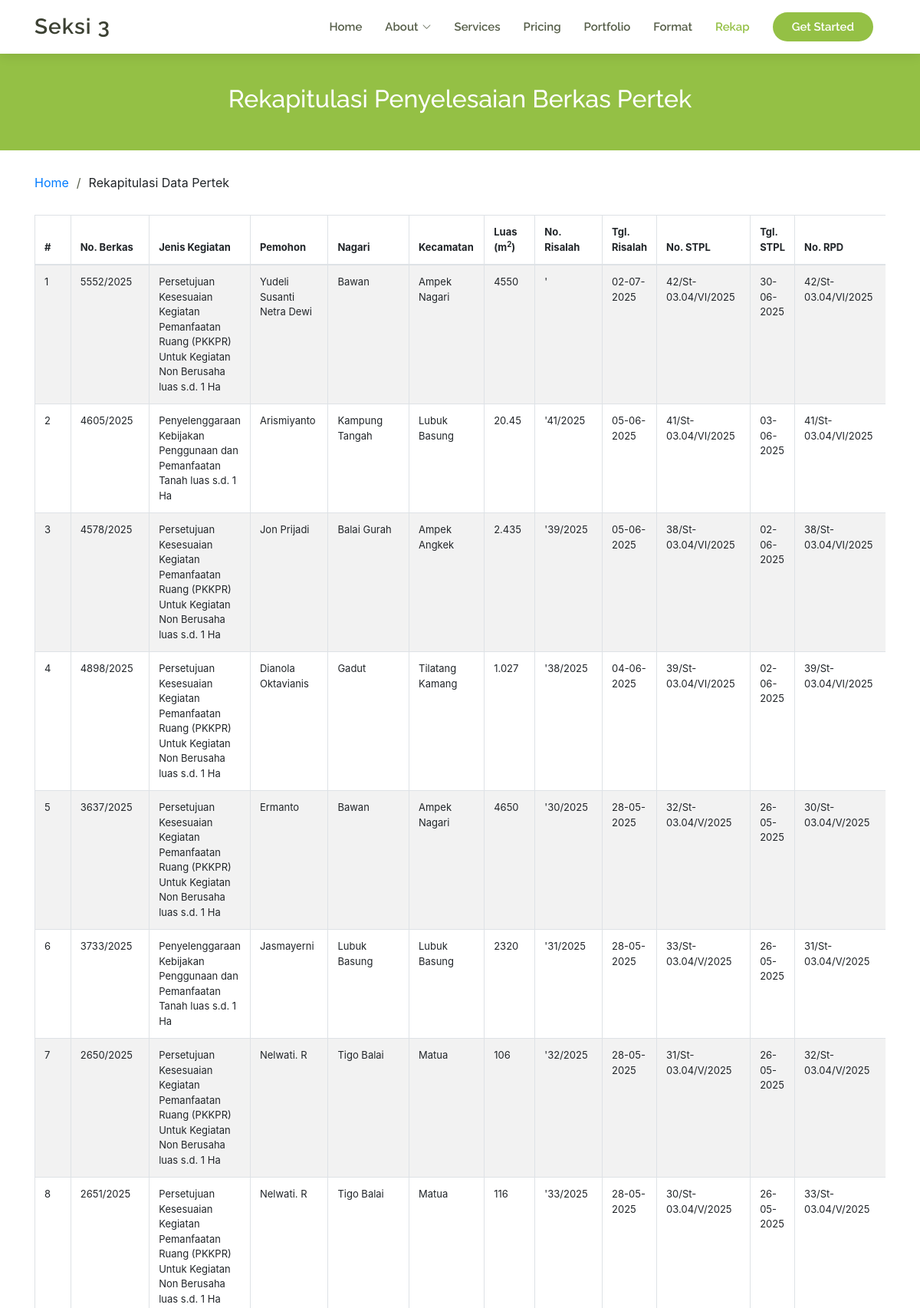
Page /app/pertek/rekap.php (signed in, upper part) on the committed database.
### tables this page shows
CREATE TABLE `berkas_pertek` (
  `id` int(11) NOT NULL,
  `waktu_entri` timestamp NOT NULL DEFAULT current_timestamp() ON UPDATE current_timestamp(),
  `no_berkas` int(11) DEFAULT NULL,
  `tahun` int(11) DEFAULT NULL,
  `akun_id` int(11) DEFAULT NULL,
  `id_format` int(11) DEFAULT NULL,
  `nama_pemohon` varchar(200) DEFAULT NULL,
  `jenis_pertek` varchar(200) DEFAULT NULL,
  `nik` varchar(20) DEFAULT NULL,
  `alamat` varchar(250) DEFAULT NULL,
  `bertindak_atas_nama` varchar(200) DEFAULT NULL,
  `luas` float DEFAULT NULL,
  `alamat_lokasi` varchar(250) DEFAULT NULL,
  `desa_nagari` varchar(200) DEFAULT NULL,
  `kecamatan` varchar(200) DEFAULT NULL,
  `nib` varchar(20) DEFAULT NULL,
  `kbli` varchar(250) DEFAULT NULL,
  `tanggal_permohonan` date DEFAULT NULL,
  `kwtansi_di_206` varchar(15) DEFAULT NULL,
  `tanggal_rapat_persiapan` date DEFAULT NULL,
  `jam_rapat_persiapan` varchar(10) DEFAULT NULL,
  `no_stpl` varchar(100) DEFAULT NULL,
  `tanggal_stpl` date DEFAULT NULL,
  `tanggal_peninjauan` date DEFAULT NULL,
  `sampai_peninjauan` date DEFAULT NULL,
  `no_ba_lapang` varchar(100) DEFAULT NULL,
  `tanggal_ba_lapang` date DEFAULT NULL,
  `koordinat_lokasi` text DEFAULT NULL,
  `kawasan_rtrw` text DEFAULT NULL,
  `penggunaan_tanah` varchar(100) DEFAULT NULL,
  `utara` varchar(100) DEFAULT NULL,
  `barat` varchar(100) DEFAULT NULL,
  `timur` varchar(100) DEFAULT NULL,
  `selatan` varchar(100) DEFAULT NULL,
  `lereng` varchar(100) DEFAULT NULL,
  `tekstur` varchar(100) DEFAULT NULL,
  `kedalaman_efektif` varchar(100) DEFAULT NULL,
  `drainase` varchar(100) DEFAULT NULL,
  `erosi` varchar(100) DEFAULT NULL,
  `faktor_pembatas` varchar(100) DEFAULT NULL,
  `ketinggian` varchar(100) DEFAULT NULL,
  `mata_air` varchar(100) DEFAULT NULL,
  `keberadaan_tanah_timbul` varchar(100) DEFAULT NULL,
  `pancang_diatas_air` varchar(100) DEFAULT NULL,
  `terletak_dipulau_kecil` varchar(100) DEFAULT NULL,
  `nama_pulau` varchar(100) DEFAULT NULL,
  `luas_pulau` varchar(100) DEFAULT NULL,
  `kekerasan_tanah_timbul` varchar(100) DEFAULT NULL,
  `intrusi_air_laut` varchar(100) DEFAULT NULL,
  `jenis_tanah_timbul` varchar(100) DEFAULT NULL,
  `pola_pasang_surut` varchar(100) DEFAULT NULL,
  `arus_gel_laut` varchar(100) DEFAULT NULL,
  `keberadaan_mangrove_dll` varchar(100) DEFAULT NULL,
  `kestabilan_tanah_timbul` text DEFAULT NULL,
  `jumlah_penduduk` varchar(20) DEFAULT NULL,
  `kepadatan_penduduk` varchar(20) DEFAULT NULL,
  `rerata_kepemilikan_tanah` varchar(20) DEFAULT NULL,
  `kepadatan_agraris` varchar(100) DEFAULT NULL,
  `mayoritas_mata_pencaharian` varchar(100) DEFAULT NULL,
  `jaringan_jalan` varchar(20) DEFAULT NULL,
  `jaringan_listrik` varchar(20) DEFAULT NULL,
  `air_minum` varchar(20) DEFAULT NULL,
  `saluran_drainase` varchar(20) DEFAULT NULL,
  `pipa_minyak` varchar(20) DEFAULT NULL,
  `gas` varchar(20) DEFAULT NULL,
  `longsor` varchar(20) DEFAULT NULL,
  `banjir_rob` varchar(20) DEFAULT NULL,
  `banjir` varchar(20) DEFAULT NULL,
  `bencana_lainnya` text DEFAULT NULL,
  `keterangan_lain_lokasi` text DEFAULT NULL,
  `penggunaan_tanah_sekitar` varchar(250) DEFAULT NULL,
  `penguasaan_tanah_sekitar` text DEFAULT NULL,
  `jarak_jalan_penghubung` varchar(50) DEFAULT NULL,
  `jarak_jalan_arteri` varchar(50) DEFAULT NULL,
  `infrastruktur_berkaitan` text DEFAULT NULL,
  `jaringan_lainnya` text DEFAULT NULL,
  `keterangan_lain_sekitar` text DEFAULT NULL,
  `rencana_penggunaan_tanah` varchar(250) DEFAULT NULL,
  `no_st_pengolahan_data` varchar(50) DEFAULT NULL,
  `tanggal_st_pengolahan_data` date DEFAULT NULL,
  `no_ba_pengolahan_data` varchar(50) DEFAULT NULL,
  `tanggal_ba_pengolahan_data` date DEFAULT NULL,
  `penguasaan_tanah` text DEFAULT NULL,
  `indikasi_skp` varchar(250) DEFAULT NULL,
  `keserasian` varchar(250) DEFAULT NULL,
  `pencemaran_air_udara` varchar(250) DEFAULT NULL,
  `kebisingan` varchar(250) DEFAULT NULL,
  `kemacetan_lalin` varchar(250) DEFAULT NULL,
  `keamanan_tertib` varchar(250) DEFAULT NULL,
  `dampak_lainnya` varchar(250) DEFAULT NULL,
  `luas_sesuai` varchar(50) DEFAULT NULL,
  `uraian_sesuai` text DEFAULT NULL,
  `luas_bersyarat` varchar(50) DEFAULT NULL,
  `alasan_bersyarat` text DEFAULT NULL,
  `luas_tidak_sesuai` varchar(50) DEFAULT NULL,
  `alasan_tidak_sesuai` text DEFAULT NULL,
  `kesesuaian_karakteristik_tanah` text DEFAULT NULL,
  `no_ba_rapat_pembahasan` varchar(100) DEFAULT NULL,
  `tanggal_rapat_pembahasan` date DEFAULT NULL,
  `no_risalah` varchar(50) DEFAULT NULL,
  `tanggal_risalah` date DEFAULT NULL,
  `no_surat_pertek` varchar(50) DEFAULT NULL,
  `tanggal_surat_pertek` date DEFAULT NULL
);

### app/pertek/rekap.php (the view, shortened to what this page needs)
<!DOCTYPE html>
<html lang="en">
<head>
  <?php include 'inc/head.php';?>
</head>
<body>
  <?php include 'inc/header.php';?>
  <main id="main">
    <section id="breadcrumbs" class="breadcrumbs">
      <div class="breadcrumb-hero">
        <div class="container">
          <div class="breadcrumb-hero">
            <h2>Rekapitulasi Penyelesaian Berkas Pertek</h2>
          </div>
        </div>
      </div>
      <div class="container">
        <ol>
          <li><a href="index.php">Home</a></li>
          <li>Rekapitulasi Data Pertek</li>
        </ol>
      </div>
    </section>
    <section id="contact" class="contact">
      <div class="container">
          <div class="table-responsive">
            <table class="table table-bordered table-striped table-hover" style="font-size: small;">
              <thead>
                <tr>
                  <th scope="col">#</th>
                  <th scope="col">No. Berkas</th>
                  <th scope="col">Jenis Kegiatan</th>
                  <th scope="col">Pemohon</th>
                  <th scope="col">Nagari</th>
                  <th scope="col">Kecamatan</th>
                  <th scope="col">Luas (m<sup>2</sup>)</th>
                  <th scope="col">No. Risalah</th>
                  <th scope="col">Tgl. Risalah</th>
                  <th scope="col">No. STPL</th>
                  <th scope="col">Tgl. STPL</th>
                  <th scope="col">No. RPD</th>
                </tr>
              </thead>
              <tbody>
                <?php
                $batas = 100;
                $halaman = isset($_GET['halaman']) ? (int)$_GET['halaman'] : 1;
                $halaman_awal = ($halaman > 1) ? ($halaman * $batas) - $batas : 0;
                $akun_id=$_SESSION['user_id'];
                $query = "SELECT id, no_berkas, jenis_pertek, nama_pemohon, desa_nagari, kecamatan, tahun, luas, no_risalah, tanggal_risalah, no_stpl, tanggal_stpl, no_st_pengolahan_data, tanggal_st_pengolahan_data
                          FROM berkas_pertek
                          WHERE akun_id = ?
                          ORDER BY tanggal_risalah DESC limit ?, ?";
                $sql = $koneksi->prepare($query);
                $sql->bind_param("sss", $akun_id, $halaman_awal, $batas);
                $sql->execute();
                $data = $sql->get_result();
                $no = $halaman_awal + 1;
                if ($data->num_rows > 0) {
                  while ($row = $data->fetch_assoc()) {
                    $luas = $row['luas'];
                    $luasan = "";
                    if ($luas > 10000) {
                      $luasan = " luas lebih dari 1 hektar";
                    }
                    else {
                      $luasan = " luas s.d. 1 Ha";
                    }
                ?>
                    <tr>
                      <td><?php echo $no++; ?></td>
                      <td><?php echo $row['no_berkas'] . "/" . $row['tahun']; ?></td>
                      <td><?php echo $row['jenis_pertek'].$luasan ?></td>
                      <td><?php echo $row['nama_pemohon'] ?></td>
                      <td><?php echo $row['desa_nagari'] ?></td>
                      <td><?php echo $row['kecamatan']; ?></td>
                      <td><?php echo $luas ?></td>
                      <td>'<?php echo $row['no_risalah'] ?></td>
                      <?php $tgl=strtotime($row['tanggal_risalah']); ?>
                      <td><?php echo date('d-m-Y', $tgl) ?></td>
                      <td><?php echo $row['no_stpl'] ?></td>
                      <?php $tgl=strtotime($row['tanggal_stpl']); ?>
                      <td><?php echo date('d-m-Y', $tgl) ?></td>
                      <td><?php echo $row['no_st_pengolahan_data'] ?></td>
                    </tr>
                  <?php }
                } else { ?>
                  <tr>
                    <td colspan='5'>Tidak ada data ditemukan</td>
                  </tr>
                <?php } ?>
              </tbody>
            </table>
      </div>
    </section>
  </main>
</body>
</html>

### app/pertek/assets/css/style.css (style rules this page uses)
body { font-family: "Open Sans", sans-serif; color: #444444; }
a { color: #94c045; text-decoration: none; }
h1, h2, h3, h4, h5, h6 { font-family: "Raleway", sans-serif; }
#main { margin-top: 70px; z-index: 3; position: relative; }
section { padding-bottom: 60px; overflow: hidden; }
.breadcrumbs { padding: 0; }
.breadcrumbs .breadcrumb-hero { text-align: center; background: #94c045; padding: 20px 0; color: #fff; }
.breadcrumbs .breadcrumb-hero h2 { font-size: 32px; font-weight: 500; }
.breadcrumbs ol { display: flex; flex-wrap: wrap; list-style: none; padding: 0; margin: 30px 0; }
.breadcrumbs ol li+li { padding-left: 10px; }
.breadcrumbs ol li+li::before { display: inline-block; padding-right: 10px; color: #565e49; content: "/"; }

### rows in the picture
berkas_pertek: no_berkas "5552", tahun "2025", jenis_pertek "Persetujuan Kesesuaian Kegiatan Pemanfaatan Ruang (PKKPR) Untuk Kegiatan Non Berusaha", luas "luas s.d. 1 Ha", nama_pemohon "Yudeli Susanti Netra Dewi", desa_nagari "Bawan", kecamatan "Ampek Nagari", luas "4550", tanggal_risalah "02-07-2025", no_stpl "42/St-03.04/VI/2025", tanggal_stpl "30-06-2025", no_st_pengolahan_data "42/St-03.04/VI/2025"
berkas_pertek: no_berkas "4605", tahun "2025", jenis_pertek "Penyelenggaraan Kebijakan Penggunaan dan Pemanfaatan Tanah", luas "luas s.d. 1 Ha", nama_pemohon "Arismiyanto", desa_nagari "Kampung Tangah", kecamatan "Lubuk Basung", luas "20.45", no_risalah "41/2025", tanggal_risalah "05-06-2025", no_stpl "41/St-03.04/VI/2025", tanggal_stpl "03-06-2025", no_st_pengolahan_data "41/St-03.04/VI/2025"
berkas_pertek: no_berkas "4578", tahun "2025", jenis_pertek "Persetujuan Kesesuaian Kegiatan Pemanfaatan Ruang (PKKPR) Untuk Kegiatan Non Berusaha", luas "luas s.d. 1 Ha", nama_pemohon "Jon Prijadi", desa_nagari "Balai Gurah", kecamatan "Ampek Angkek", luas "2.435", no_risalah "39/2025", tanggal_risalah "05-06-2025", no_stpl "38/St-03.04/VI/2025", tanggal_stpl "02-06-2025", no_st_pengolahan_data "38/St-03.04/VI/2025"
berkas_pertek: no_berkas "4898", tahun "2025", jenis_pertek "Persetujuan Kesesuaian Kegiatan Pemanfaatan Ruang (PKKPR) Untuk Kegiatan Non Berusaha", luas "luas s.d. 1 Ha", nama_pemohon "Dianola Oktavianis", desa_nagari "Gadut", kecamatan "Tilatang Kamang", luas "1.027", no_risalah "38/2025", tanggal_risalah "04-06-2025", no_stpl "39/St-03.04/VI/2025", tanggal_stpl "02-06-2025", no_st_pengolahan_data "39/St-03.04/VI/2025"
berkas_pertek: no_berkas "3637", tahun "2025", jenis_pertek "Persetujuan Kesesuaian Kegiatan Pemanfaatan Ruang (PKKPR) Untuk Kegiatan Non Berusaha", luas "luas s.d. 1 Ha", nama_pemohon "Ermanto", desa_nagari "Bawan", kecamatan "Ampek Nagari", luas "4650", no_risalah "30/2025", tanggal_risalah "28-05-2025", no_stpl "32/St-03.04/V/2025", tanggal_stpl "26-05-2025", no_st_pengolahan_data "30/St-03.04/V/2025"
berkas_pertek: no_berkas "3733", tahun "2025", jenis_pertek "Penyelenggaraan Kebijakan Penggunaan dan Pemanfaatan Tanah", luas "luas s.d. 1 Ha", nama_pemohon "Jasmayerni", desa_nagari "Lubuk Basung", kecamatan "Lubuk Basung", luas "2320", no_risalah "31/2025", tanggal_risalah "28-05-2025", no_stpl "33/St-03.04/V/2025", tanggal_stpl "26-05-2025", no_st_pengolahan_data "31/St-03.04/V/2025"
berkas_pertek: no_berkas "2650", tahun "2025", jenis_pertek "Persetujuan Kesesuaian Kegiatan Pemanfaatan Ruang (PKKPR) Untuk Kegiatan Non Berusaha", luas "luas s.d. 1 Ha", nama_pemohon "Nelwati. R", desa_nagari "Tigo Balai", kecamatan "Matua", luas "106", no_risalah "32/2025", tanggal_risalah "28-05-2025", no_stpl "31/St-03.04/V/2025", tanggal_stpl "26-05-2025", no_st_pengolahan_data "32/St-03.04/V/2025"
berkas_pertek: no_berkas "2651", tahun "2025", jenis_pertek "Persetujuan Kesesuaian Kegiatan Pemanfaatan Ruang (PKKPR) Untuk Kegiatan Non Berusaha", luas "luas s.d. 1 Ha", nama_pemohon "Nelwati. R", desa_nagari "Tigo Balai", kecamatan "Matua", luas "116", no_risalah "33/2025", tanggal_risalah "28-05-2025", no_stpl "30/St-03.04/V/2025", tanggal_stpl "26-05-2025", no_st_pengolahan_data "33/St-03.04/V/2025"
